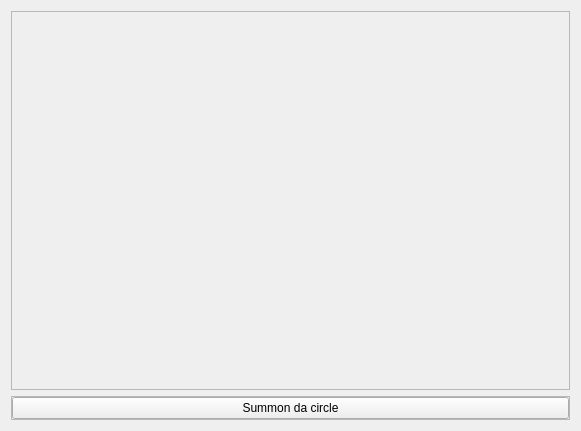
<?xml version="1.0" encoding="UTF-8"?>
<ui version="4.0">
 <class>Form</class>
 <widget class="QWidget" name="Form">
  <property name="geometry">
   <rect>
    <x>0</x>
    <y>0</y>
    <width>581</width>
    <height>431</height>
   </rect>
  </property>
  <property name="windowTitle">
   <string>Рисователь жёлтых кружочков</string>
  </property>
  <layout class="QVBoxLayout" name="verticalLayout">
   <item>
    <widget class="QFrame" name="drawCanvas">
     <property name="frameShape">
      <enum>QFrame::StyledPanel</enum>
     </property>
     <property name="frameShadow">
      <enum>QFrame::Raised</enum>
     </property>
    </widget>
   </item>
   <item>
    <widget class="QFrame" name="buttonHolder">
     <property name="sizePolicy">
      <sizepolicy hsizetype="Minimum" vsizetype="Maximum">
       <horstretch>0</horstretch>
       <verstretch>0</verstretch>
      </sizepolicy>
     </property>
     <property name="frameShape">
      <enum>QFrame::StyledPanel</enum>
     </property>
     <property name="frameShadow">
      <enum>QFrame::Raised</enum>
     </property>
     <layout class="QVBoxLayout" name="verticalLayout_2">
      <property name="spacing">
       <number>0</number>
      </property>
      <property name="leftMargin">
       <number>0</number>
      </property>
      <property name="topMargin">
       <number>0</number>
      </property>
      <property name="rightMargin">
       <number>0</number>
      </property>
      <property name="bottomMargin">
       <number>0</number>
      </property>
      <item>
       <widget class="QPushButton" name="drawButton">
        <property name="text">
         <string>Summon da circle</string>
        </property>
       </widget>
      </item>
     </layout>
    </widget>
   </item>
  </layout>
 </widget>
 <resources/>
 <connections/>
</ui>
